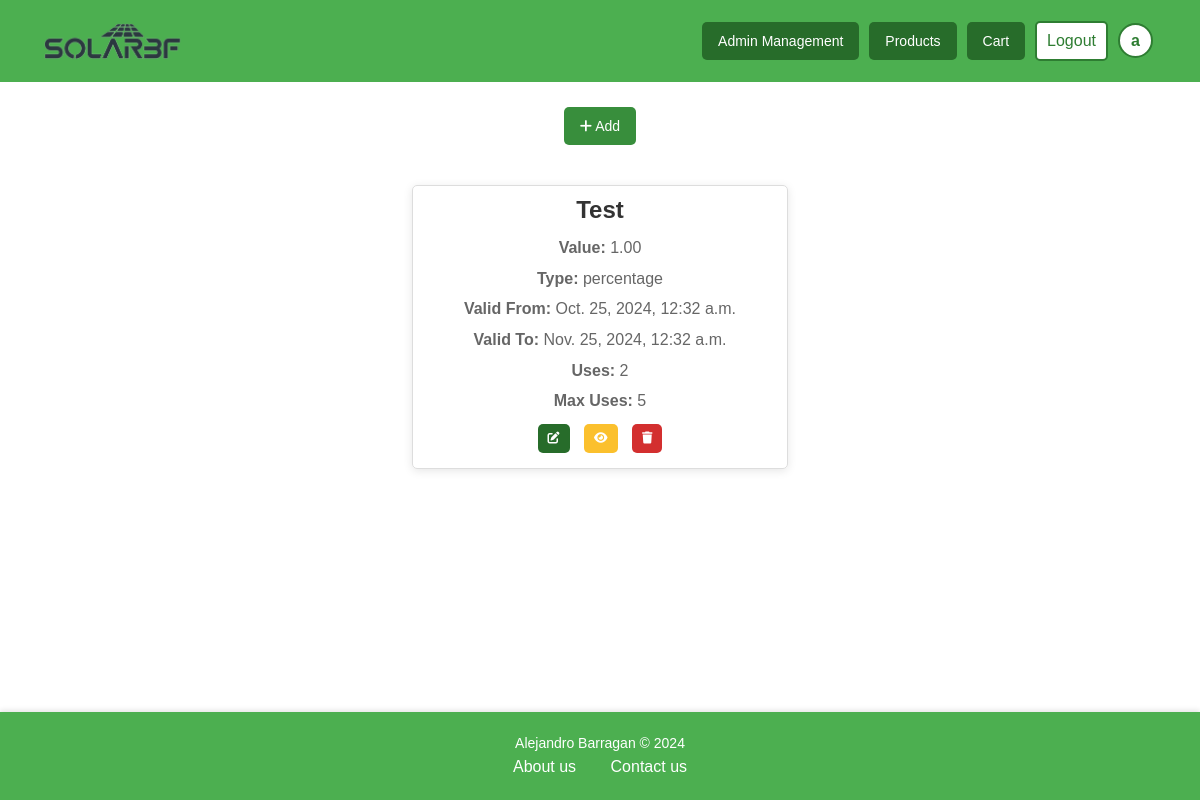
Page /products/coupons/ (signed in) on the earlier database version.
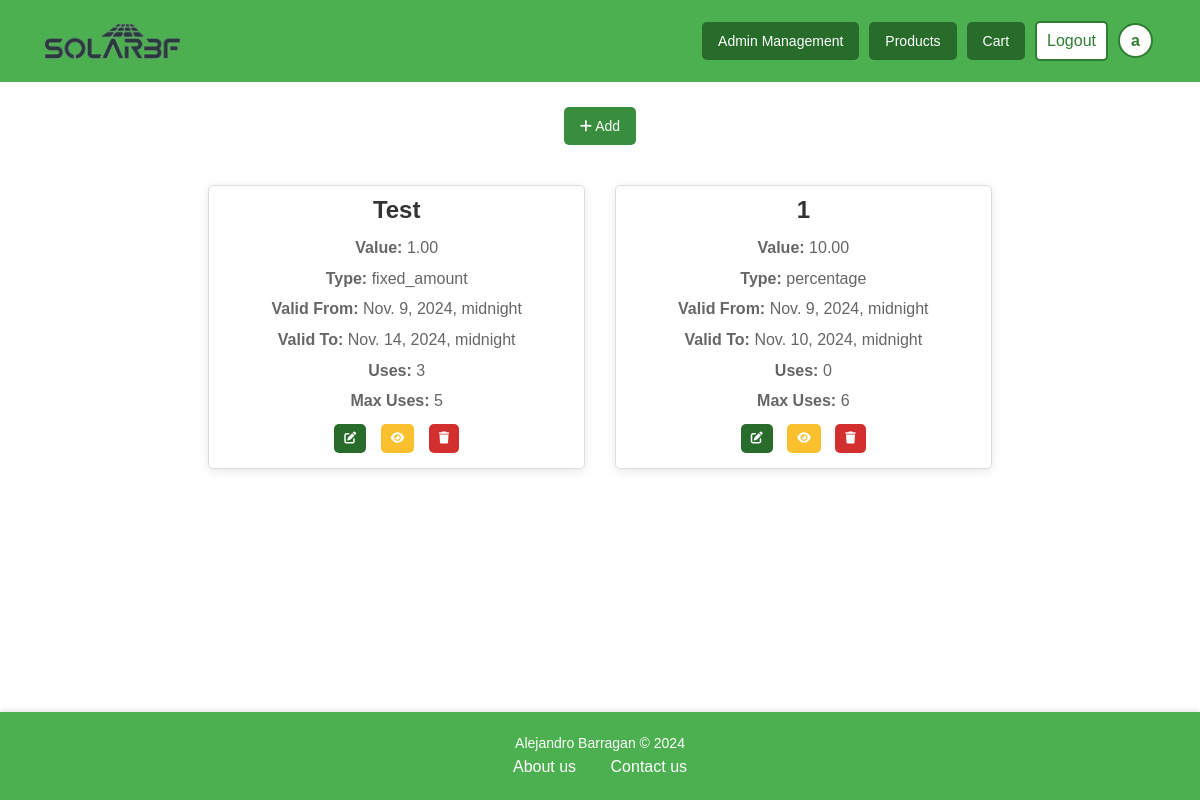
Same page on the later database version.
### products/models.py (models this page shows, shortened)
class Coupon(models.Model):
    COUPON_TYPE_CHOICES = (
        ('percentage', 'Percentage Discount'),
        ('fixed_amount', 'Fixed Amount Discount'),
    )
    code = models.CharField(max_length=50, unique=True)
    discount_type = models.CharField(max_length=15, choices=COUPON_TYPE_CHOICES)
    discount_value = models.DecimalField(max_digits=10, decimal_places=2)
    valid_from = models.DateTimeField(default=timezone.now)
    valid_to = models.DateTimeField()
    max_uses = models.PositiveIntegerField(default=1)
    uses = models.PositiveIntegerField(default=0)

### products/views.py (the view)
# urls.py: path('coupons/', views.coupon_list, name='coupon'),
@login_required
@user_passes_test(is_staff)
def coupon_list(request):
    coupons = Coupon.objects.all()
    discount_type_choices = Coupon.COUPON_TYPE_CHOICES
    return render(request, 'admin/coupons.html', {'coupons': coupons, 'discount_type_choices': discount_type_choices})

### accounts/views.py (called while the page is built)
def is_staff(user):
    return user.is_staff or user.role in ['admin', 'worker']

### templates/admin/coupons.html (shortened to what this page needs)
{% extends 'base.html' %}
{% load static %}
{% block style %}
<link rel="stylesheet" href="{% static 'css/coupon.css' %}" />
<link rel="stylesheet" href="{% static 'css/card.css' %}" />
{% endblock %}
{% block content %}
<div class="button-container">
    {% if user.is_staff %}
    <button class="btn-custom btn-medium btn-success" data-toggle="modal" data-target="#addCouponModal">
        <i class="fa-solid fa-plus"></i> Add
    </button>
    {% endif %}
</div>
<div class="cardb-list">
    {% for coupon in coupons %}
    <div class="cardb-item">
        <h3 class="coupon-primary truncate-text">{{ coupon.code }}</h3>
        <p class="coupon-secundary truncate-text"><strong>Value:</strong> {{ coupon.discount_value }}</p>
        <p class="coupon-secundary truncate-text"><strong>Type:</strong> {{ coupon.discount_type }}</p>
        <p class="coupon-secundary truncate-text"><strong>Valid From:</strong> {{ coupon.valid_from }}</p>
        <p class="coupon-secundary truncate-text"><strong>Valid To:</strong> {{ coupon.valid_to }}</p>
        <p class="coupon-secundary truncate-text"><strong>Uses:</strong> {{ coupon.uses }}</p>
        <p class="coupon-secundary truncate-text"><strong>Max Uses:</strong> {{ coupon.max_uses }}</p>
        {% if user.is_staff %}
        <div>
            <button class="btn-custom btn-small btn-primary" data-toggle="modal" data-target="#editCouponModal{{ coupon.id }}" title="Edit">
                <i class="fa-solid fa-pen-to-square"></i>
            </button>
            <button class="btn-custom btn-small btn-info" data-toggle="modal" data-target="#couponModal{{ coupon.id }}" title="View">
                <i class="fa-solid fa-eye"></i>
            </button>
            <button class="btn-custom btn-small btn-danger" data-toggle="modal" data-target="#deleteCouponModal{{ coupon.id }}" title="Delete">
                <i class="fa-solid fa-trash"></i>
            </button>
        </div>
        {% endif %}
    </div>
    {% empty %}
    <p class="no-coupons">No coupons available.</p>
    {% endfor %}
</div>
{% endblock %}

Differences in the rows shown:
changed Coupon "Test": discount_type "percentage" → "fixed_amount"; valid_from "Oct. 25, 2024, 12:32 a.m." → "Nov. 9, 2024, midnight"; valid_to "Nov. 25, 2024, 12:32 a.m." → "Nov. 14, 2024, midnight"; uses "2" → "3"
added Coupon: code "1", discount_value "10.00", discount_type "percentage", valid_from "Nov. 9, 2024, midnight", valid_to "Nov. 10, 2024, midnight", uses "0", max_uses "6"
